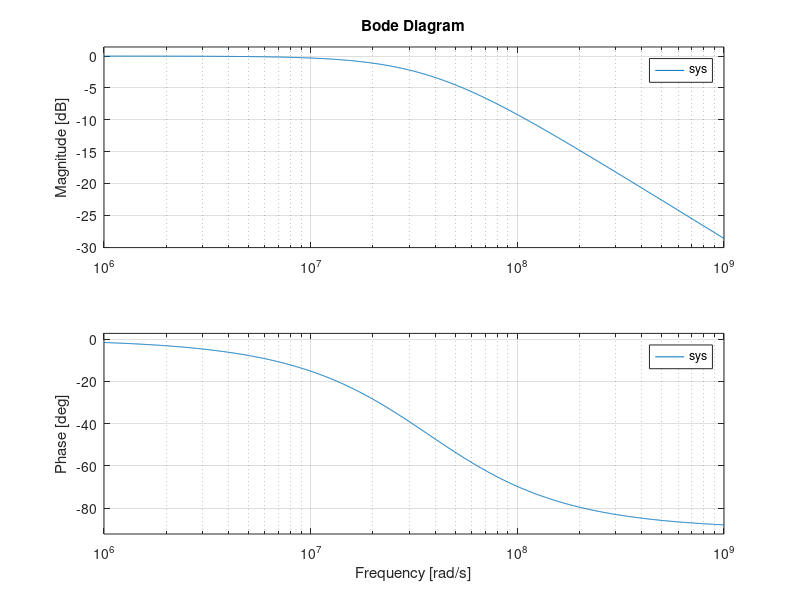

Recreate this plot in MATLAB.
%make a bode plot of gain and phase for an RLC circuit in HW4
%define resistance and capacitance
r = 100; %resistance (ohms)
c = 270*10^(-12); %capacitance (F)
num = 1;
den = [r*c,1]; %ALREADY accounts for the complex component!

sys = tf(num,den);
bode(sys);